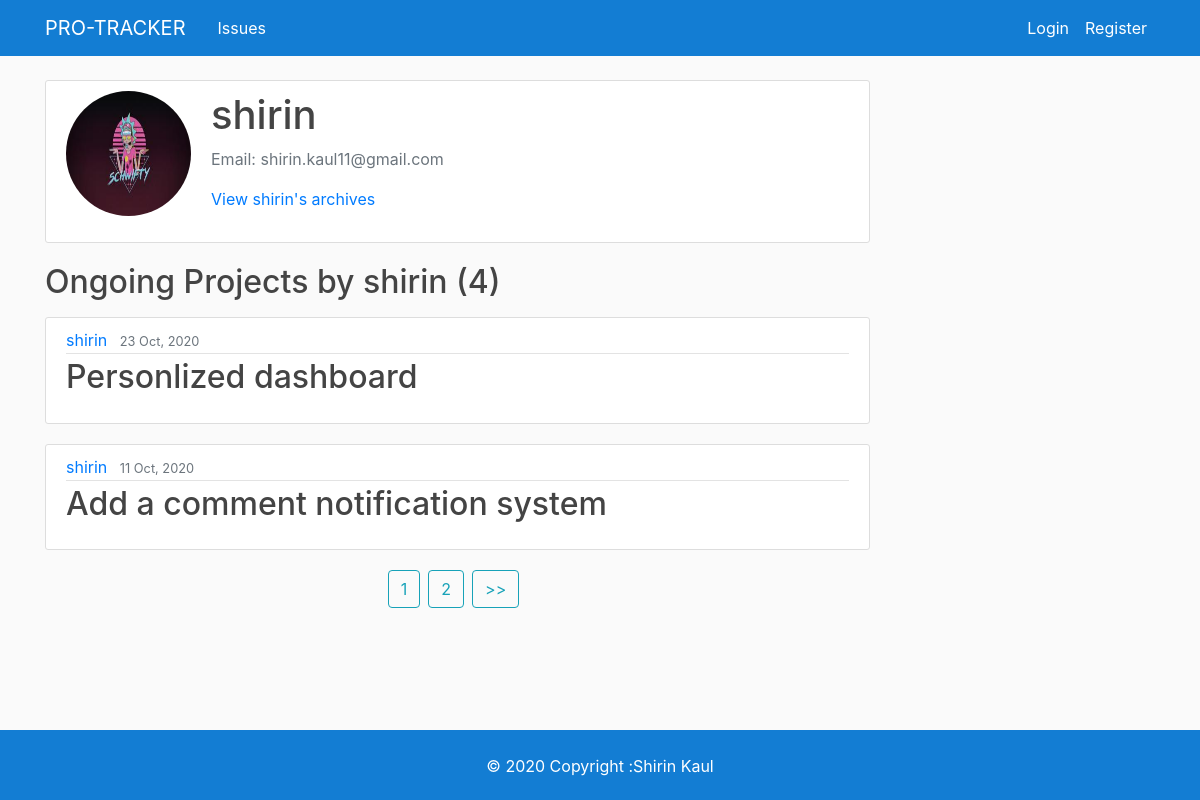
The page /user/shirin/ on the database as committed earlier.
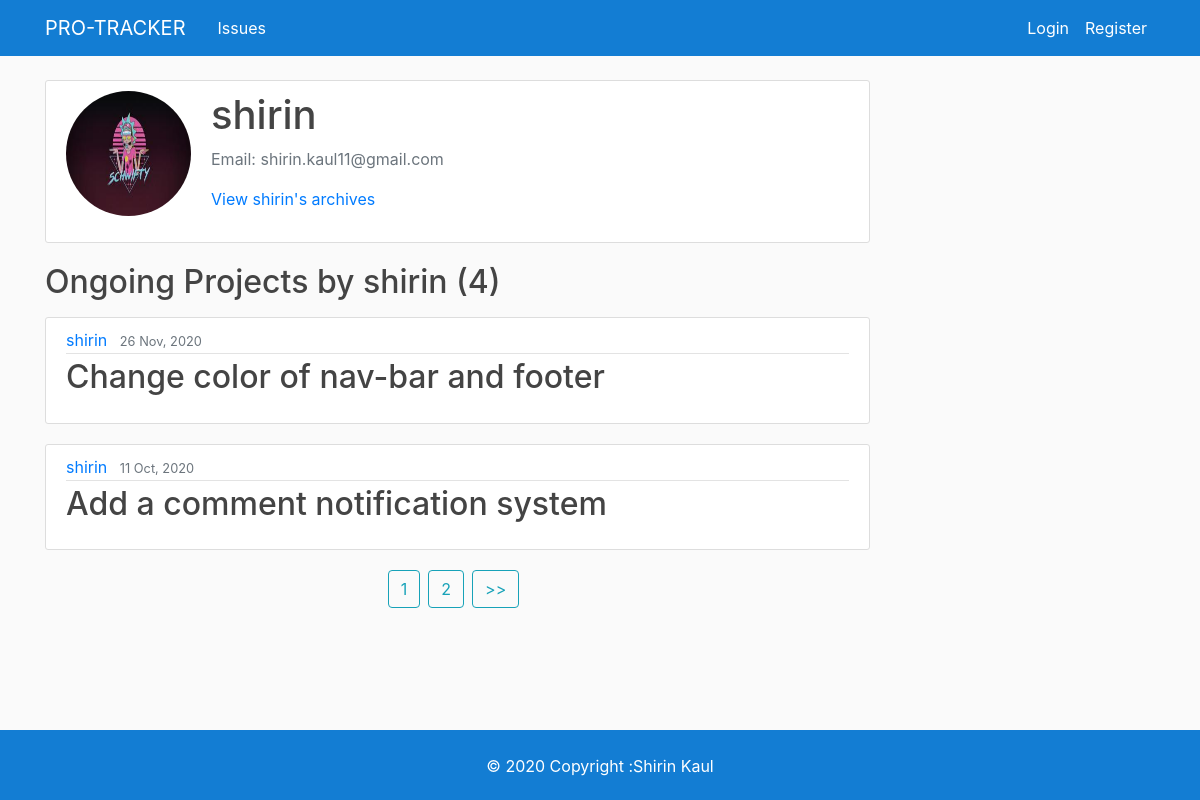
The same page on the database as committed later.
### issue/models.py (models this page shows, shortened)
class Issue(models.Model):
    PRIORITY_CHOICES= (
        ('high','high'),
        ('medium','medium'),
        ('low', 'low')
    )
    title=models.CharField(max_length=100)
    content=RichTextUploadingField(verbose_name='Body',null=True,blank=True)
    date_created=models.DateTimeField(default=timezone.now)
    priority=models.CharField(max_length=30, choices=PRIORITY_CHOICES)
    author = models.ManyToManyField(User)
    completed = models.BooleanField(default=False)
    def body_summary(self):
        return markdownify(self.content[:200] + "...")

### issue/views.py (the view)
# urls.py: path('user/<str:username>/',issue_views.UserIssue, name="user-issues"),
def UserIssue(request,username):
    this_user = get_object_or_404(User, username=username)
    posts = this_user.issue_set.filter(completed=False).order_by('-id')
    paginator = Paginator(posts, 2) # Show 4 blogs per page.
    page_number = request.GET.get('page', 1)
    try:
        page_obj = paginator.page(page_number)
    except PageNotAnInteger:
        page_obj = paginator.page(1)
    except EmptyPage:
        page_obj = paginator.page(paginator.num_pages)
    context = {
        'this_user': this_user,
        'posts': page_obj,
    }
    return render(request, 'issue/user_issues.html', context)

### issue/templates/issue/user_issues.html (shortened to what this page needs)
{% extends "issue/base.html" %}
{% block content %}
<div class="col-md-9">
    <div class="content-section">
        <div class="media">
            <img class="rounded-circle account-img" src="{{ this_user.profile.image.url }}">
            <div class="media-body">
                <h2 class="account-heading">{{this_user.username}}</h2>
                <p class="text-secondary"> Email: {{this_user.email}}</p>
                <p class="text-secondary"><a href="{% url 'old-user-issues' this_user.username %}">View {{this_user.username}}'s archives</a></p>
            </div>
        </div>
    </div>
</div>
<div class="col-md-9">
    {% if posts.paginator.count %}
        {% if not posts.first.completed %}
            <h2 class ="mb-3">Ongoing Projects by {{this_user.username}} ({{posts.paginator.count}})</h2>
        {% else %}
            <h2 class ="mb-3">Completed Projects by {{this_user.username}} ({{posts.paginator.count}})</h2>
        {% endif %}
    {% endif %}
    {% for post in posts %}
    <article class="media content-section">
        <div class="media-body">
            <div class="article-metadata">
                <a class="mr-2" href="{% url 'user-issues' post.author.first.username %}">{{ post.author.first }}</a>
                <small class="text-muted">{{ post.date_created|date:"j M, Y"}}</small>
            </div>
                <h2><a class="article-title" href="{% url 'issue-detail' post.id %}">{{ post.title }}</a></h2>
        </div>
    </article>
    {%endfor%}
    <div class="d-flex justify-content-center">
        {% if posts.has_other_pages %}
            {% for num in posts.paginator.page_range %}
                {% if posts.number == num %}
                    <a class="btn btn-outline-info mb-4 mr-2" href="?page={{ num }}">{{num}}</a>
                {% elif num > posts.number|add:'-2' and num < posts.number|add:'2' %}
                    <a class="btn btn-outline-info mb-4 mr-2" href="?page={{ num }}">{{num}}</a>
                {% endif %}
            {% endfor %}
            {% if posts.has_next %}
                <a class="btn btn-outline-info mb-4 mr-2" href="?page={{posts.next_page_number}}">
                    >>
                </a>
            {% endif %}
        {% endif %}
    </div>
</div>
{%endblock content%}

Rows that differ between the two databases and show on the page:
no longer on this page (row edited): Issue: author.first "shirin", date_created "23 Oct, 2020", title "Personlized dashboard"
added Issue: author.first "shirin", date_created "26 Nov, 2020", title "Change color of nav-bar and footer"
